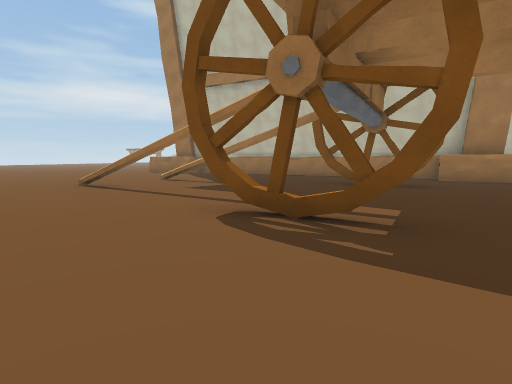
view 1 (above)

16 first-person views from a walk through a 3-D level made in the Unity game engine. The camera is 1.2 m above the floor, tilts 6° down and sees 80° across. The floor is counted in squares, 2 m on a side. Each view is taken from the middle of a square. On the plan, view 1 faces up. The plan holds only what a view shows up to about 9 squares ahead; the rest is blank. The place goes on beyond the plan. Some trees and plants on the terrain are drawn as simple stand-ins. The player character is not drawn. Some animated figures are not drawn.

view 2
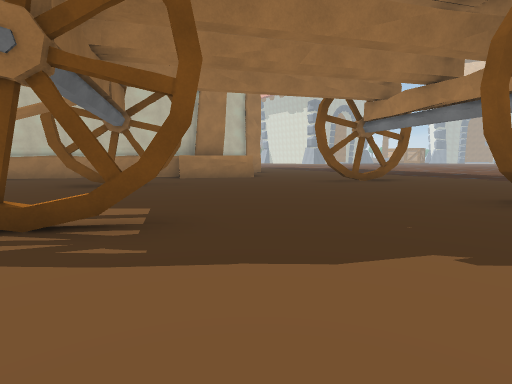

view 3
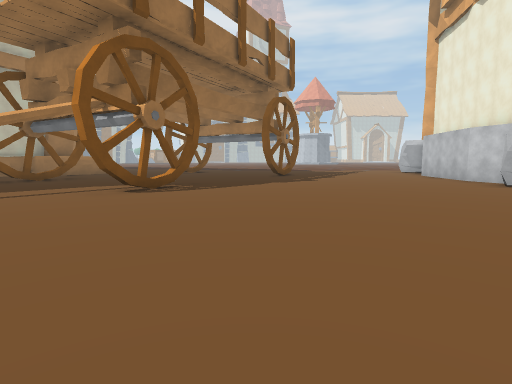

view 4
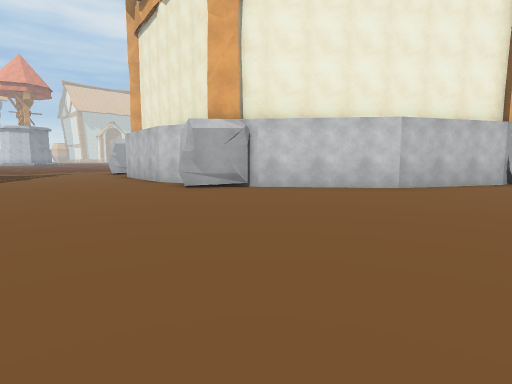

view 5
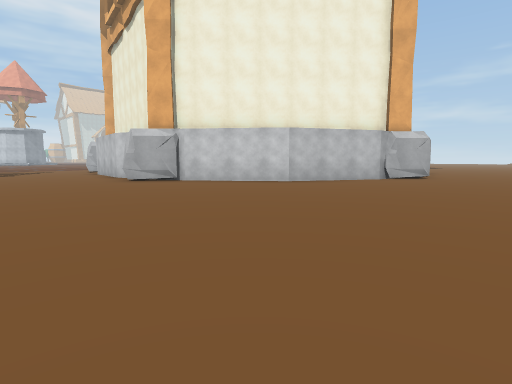

view 6
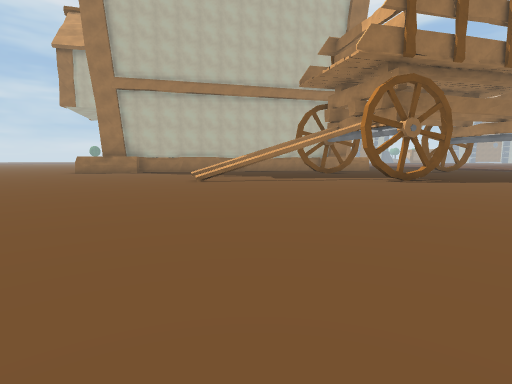

view 7
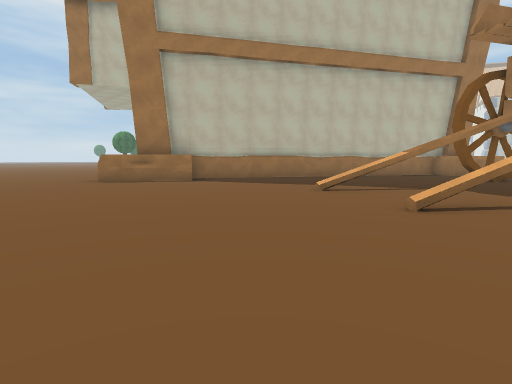

view 8
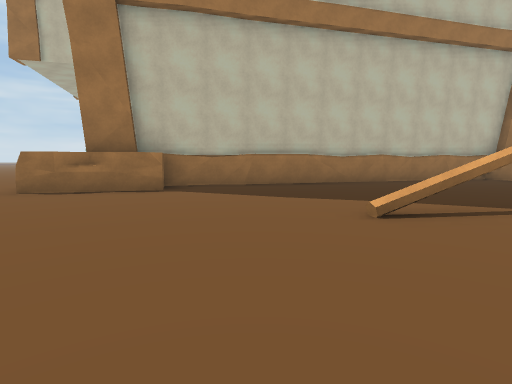

view 9
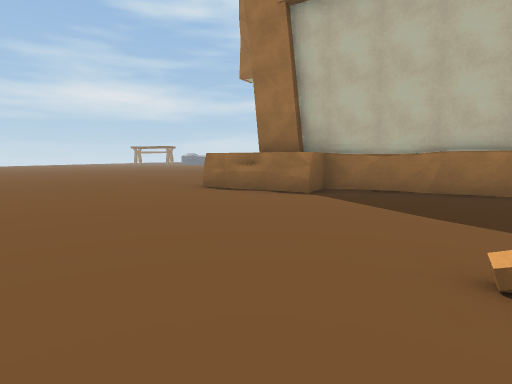

view 10
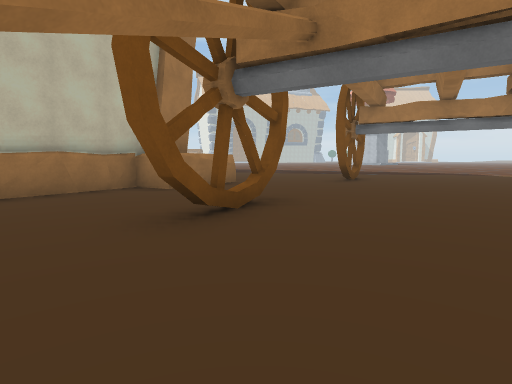

view 11
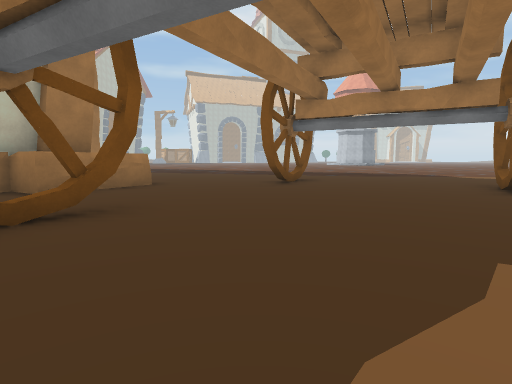

view 12
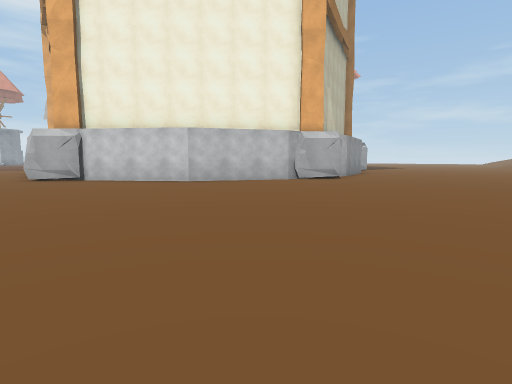

view 13
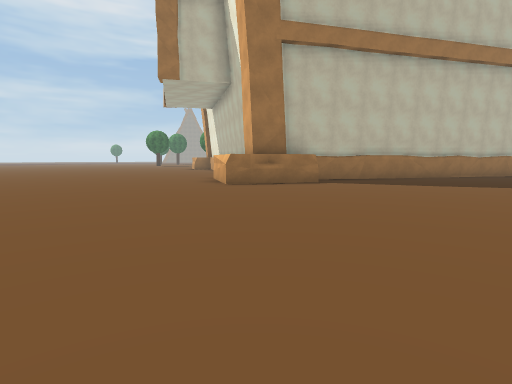

view 14
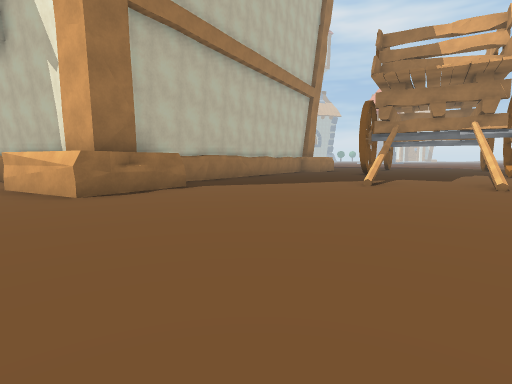

view 15
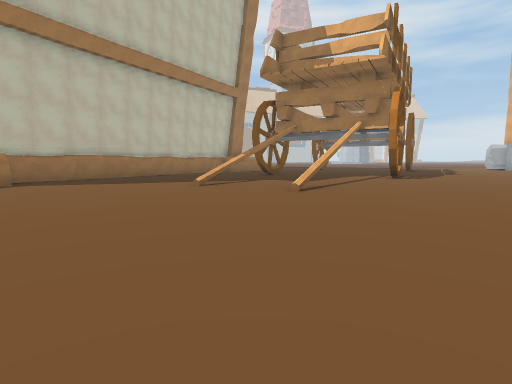

view 16
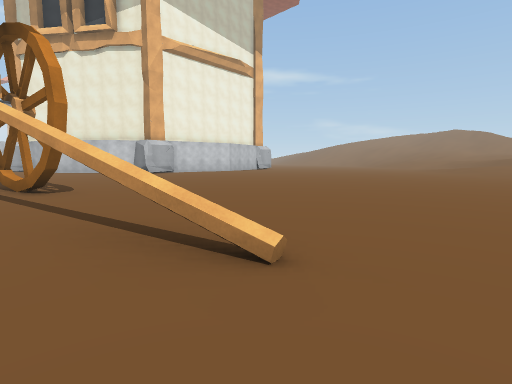

### Floor plan
Key: @ floor where view 1 was taken; # wall or solid block; . floor; ^ raised ledge; T thing the floor can be seen under or through.
Columns run from 10 left of view 1 to 10 right of it. Each row starts with its distance up from view 1.
 16 .....#^#
 15 .....^^##
 14 ......^^###
 13 ..........###
 12 ............###
 11 ..............##
 10 ...............##
  9 ........T......###
  8 .........T..#...#^^.
  7  ......#.....#......
  6   ......#...........
  5  .................#.
  4  .........T.......##
  3  .........TT........
  2 .....................
  1 .....................
  0 ..........@....###..
 -1   ............    ..
 -2   ..............
 -3 ................
 -4 ...............
 -5 ...........####
 -6 ..........##
 -7 ........###
 -8 ........#
 -9  ......##
-10  .....##
-11  .... #

Where each view was taken, in squares from view 1:
view 1: 0 up, 0 right, facing up
view 2: 0 up, 0 right, facing up-right
view 3: 1 up, 6 left, facing right
view 4: 1 down, 5 left, facing down-right
view 5: 1 down, 8 left, facing down-right
view 6: 0 up, 9 left, facing up-right
view 7: 6 up, 8 left, facing up-right
view 8: 8 up, 6 left, facing up-right
view 9: 8 up, 4 left, facing up
view 10: 7 up, 1 left, facing right
view 11: 5 up, 0 right, facing right
view 12: 3 down, 10 left, facing down-right
view 13: 9 up, 10 left, facing up-right
view 14: 12 up, 10 left, facing right
view 15: 8 up, 10 left, facing right
view 16: 9 up, 4 left, facing down
